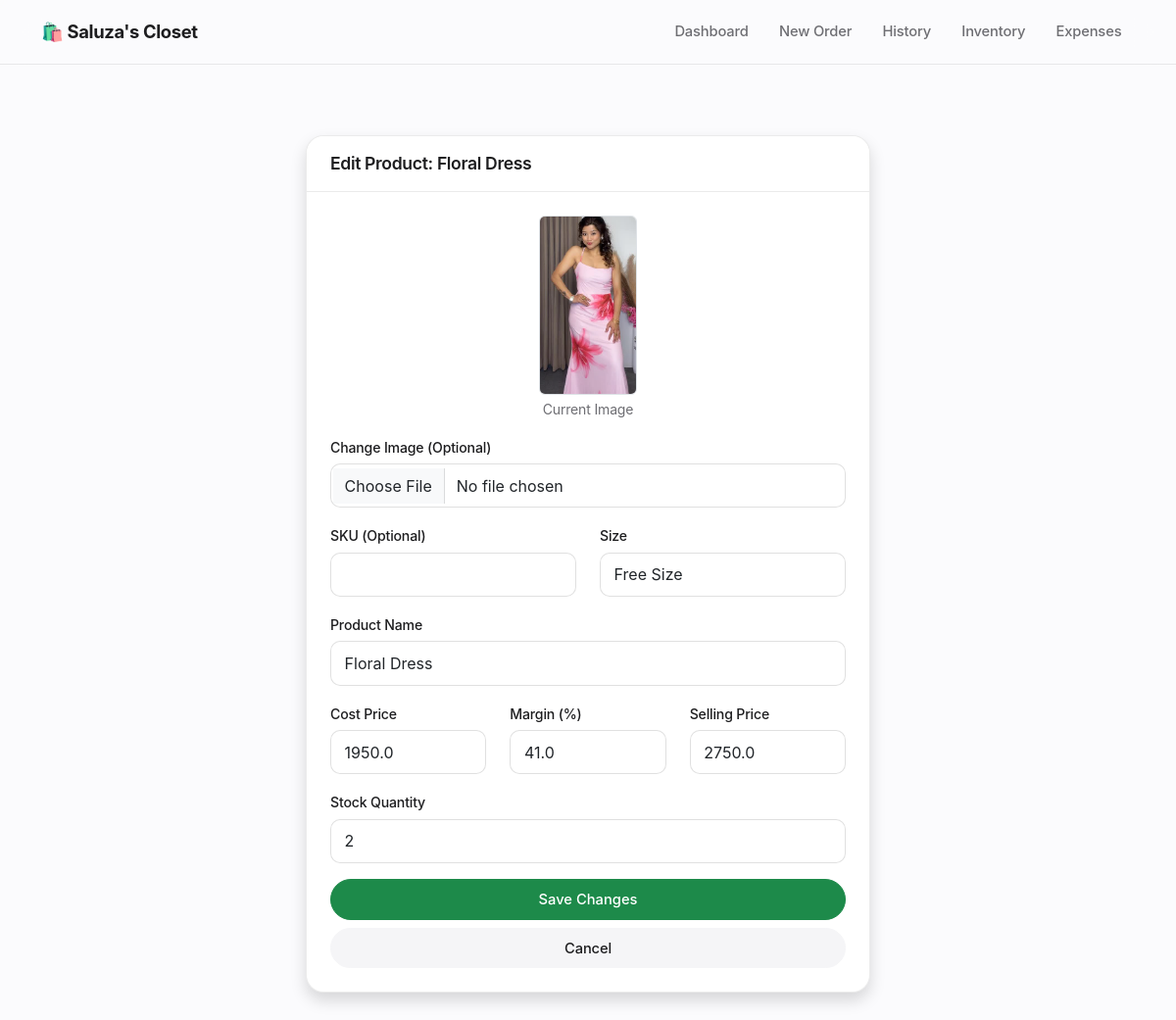
/edit_product/141, run on an earlier commit of the app's database.
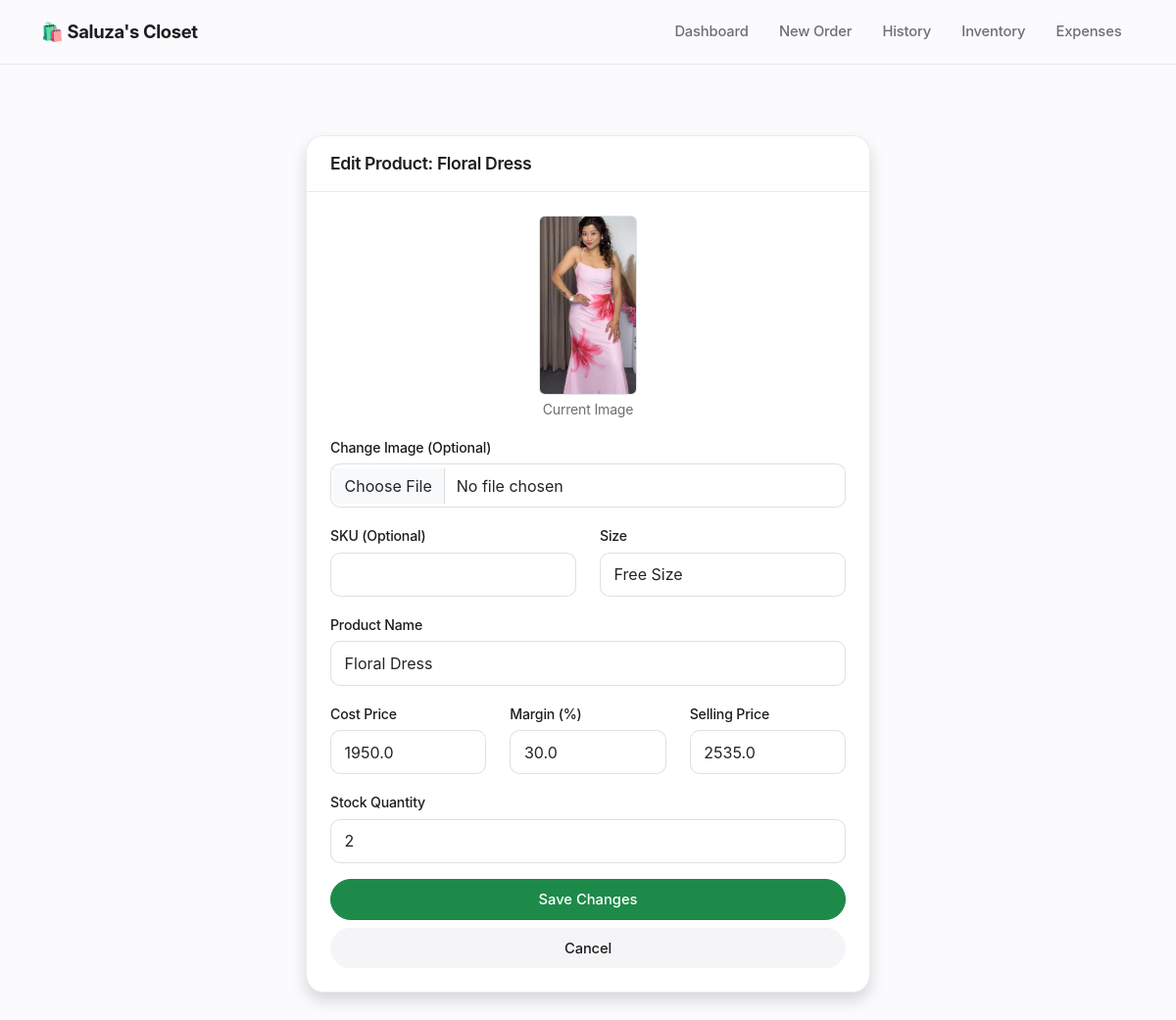
And on a later commit of the database.
### app.py (models this page shows)
class Product(db.Model):
    id = db.Column(db.Integer, primary_key=True)
    sku = db.Column(db.String(50), unique=True, nullable=True)
    name = db.Column(db.String(100), nullable=False)
    size = db.Column(db.String(10), nullable=False)
    cost_price = db.Column(db.Float, default=0.0)
    price = db.Column(db.Float, nullable=False)
    stock = db.Column(db.Integer, default=0)
    image = db.Column(db.String(100), nullable=True)

### app.py (the view, shortened to what this page needs)
@app.route('/edit_product/<int:id>', methods=['GET', 'POST'])
def edit_product(id):
    product = Product.query.get_or_404(id)
    return render_template('edit_product.html', p=product)

### templates/edit_product.html (shortened to what this page needs)
{% extends "layout.html" %}
{% block content %}
<div class="container mt-4" style="max-width: 600px;">
    <div class="card shadow">
        <div class="card-header" style="color: var(--accent); font-weight: 600;">
            <h4 class="mb-0" style="font-size: 1.1rem;">Edit Product: {{ p.name }}</h4>
        </div>
        <div class="card-body">
            <form method="POST" enctype="multipart/form-data">
                <div class="text-center mb-3">
                    {% if p.image %}
                    <img src="{{ url_for('static', filename='uploads/' + p.image) }}" width="100" class="rounded border">
                    <p class="small text-muted mt-1">Current Image</p>
                    {% endif %}
                </div>
                <div class="mb-3">
                    <label class="form-label">Change Image (Optional)</label>
                    <input type="file" name="image" class="form-control">
                </div>
                <div class="row mb-3">
                    <div class="col">
                        <label class="form-label">SKU (Optional)</label>
                        <input type="text" name="sku" class="form-control" value="{{ p.sku if p.sku else '' }}">
                    </div>
                    <div class="col">
                        <label class="form-label">Size</label>
                        <input type="text" name="size" class="form-control" value="{{ p.size }}" required>
                    </div>
                </div>
                <div class="mb-3">
                    <label class="form-label">Product Name</label>
                    <input type="text" name="name" class="form-control" value="{{ p.name }}" required>
                </div>
                <div class="row mb-3">
                    <div class="col-4">
                        <label class="form-label">Cost Price</label>
                        <input type="number" name="cost_price" id="costPriceInput" class="form-control" step="0.01" value="{{ p.cost_price }}" required>
                    </div>
                    <div class="col-4">
                        <label class="form-label">Margin (%)</label>
                        <input type="number" id="profitMarginInput" class="form-control" placeholder="Margin %" step="0.1">
                    </div>
                    <div class="col-4">
                        <label class="form-label">Selling Price</label>
                        <input type="number" name="price" id="sellingPriceInput" class="form-control" step="0.01" value="{{ p.price }}" required>
                    </div>
                </div>
                <div class="mb-3">
                    <label class="form-label">Stock Quantity</label>
                    <input type="number" name="stock" class="form-control" value="{{ p.stock }}" required>
                </div>
                <div class="d-grid gap-2">
                    <button type="submit" class="btn btn-success">Save Changes</button>
                    <a href="/inventory" class="btn btn-secondary">Cancel</a>
                </div>
            </form>
        </div>
    </div>
</div>
{% endblock %}

What changed in the data, as far as the page shows it:
changed Product "Floral Dress": price "2750.0" → "2535.0"
Also different on the page:
form field value: "41.0" → "30.0"
